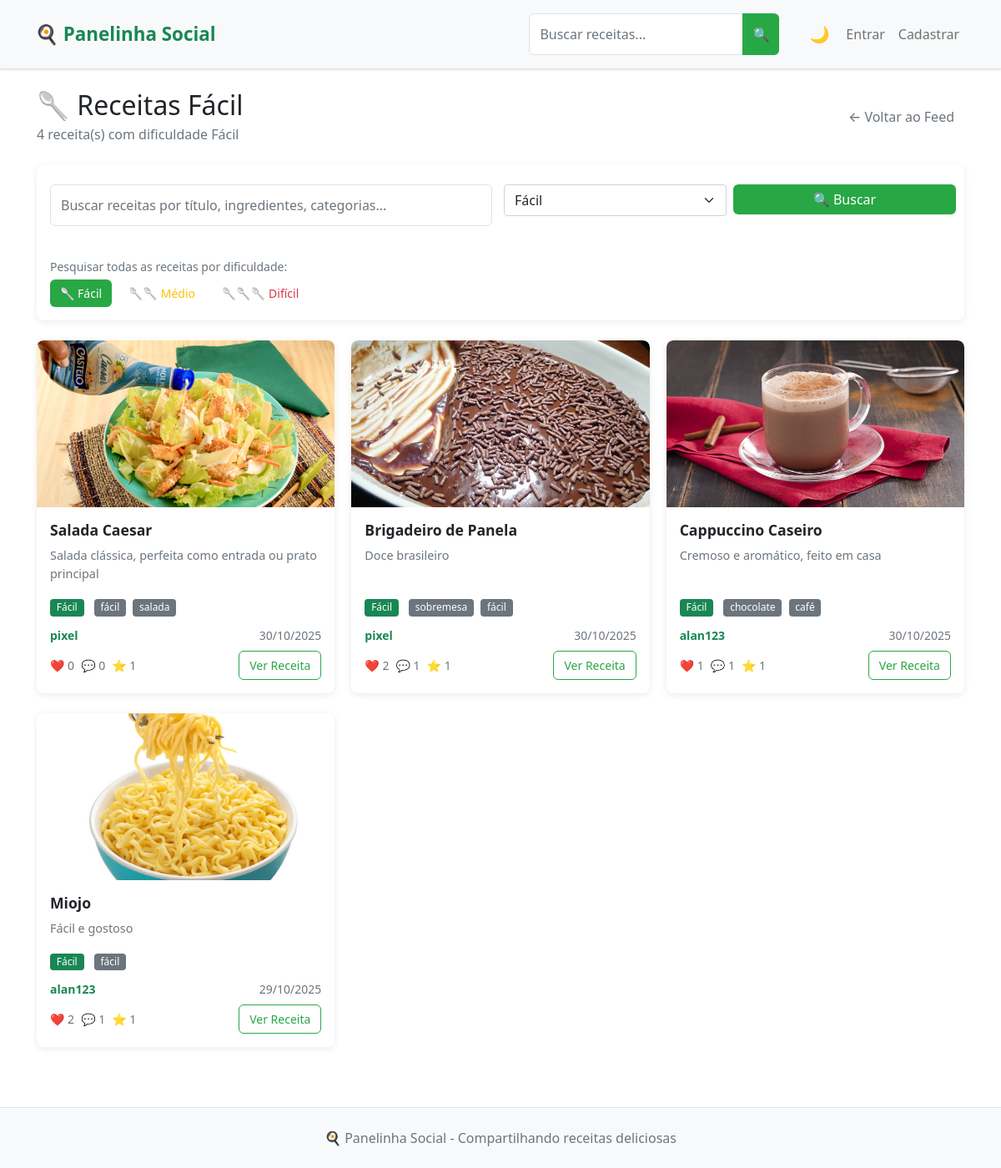
Before: /search?difficulty=Fácil with the older database file.
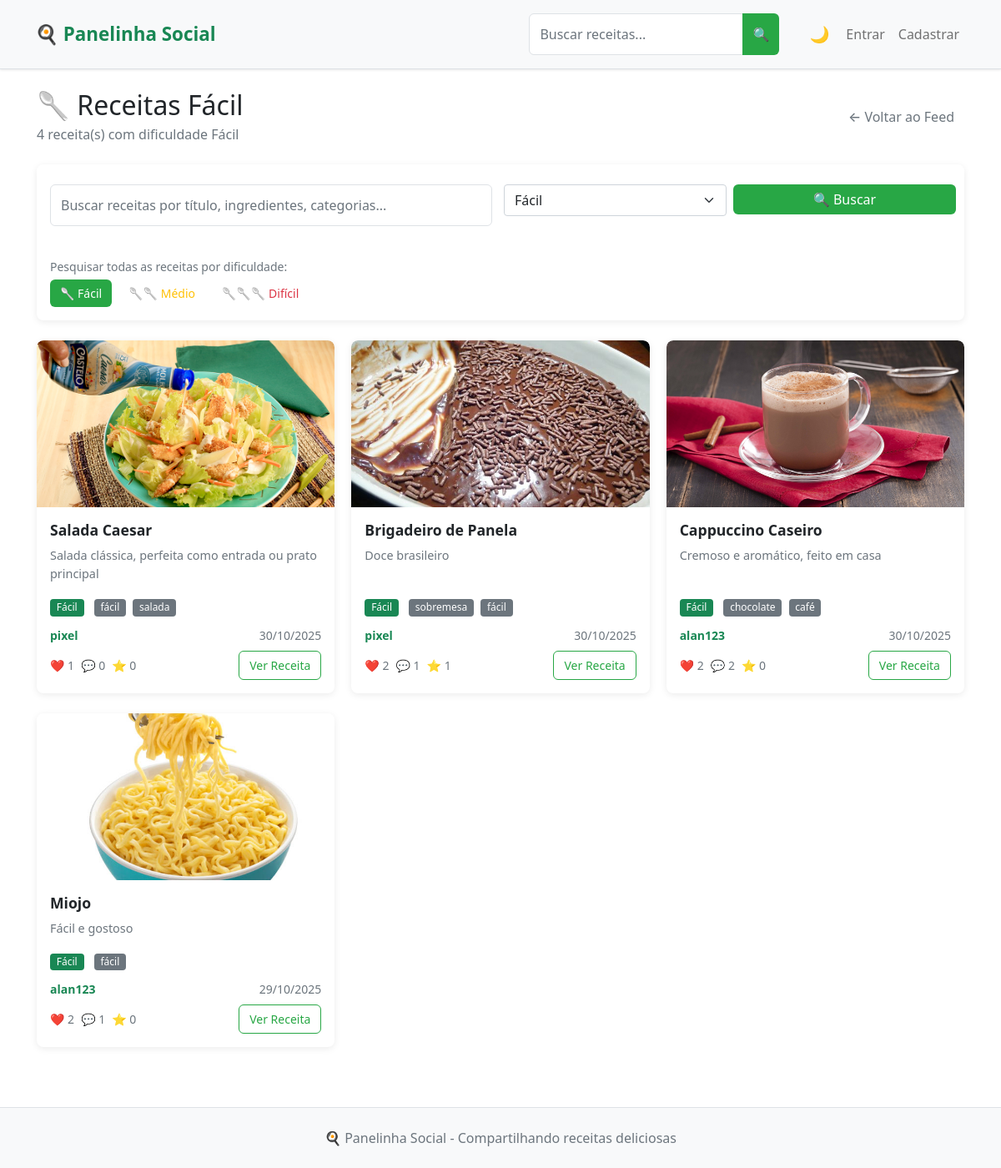
After: the same page with the newer database file.
### app.py (models this page shows, shortened)
class Recipe(db.Model):
    __tablename__ = 'recipe'
    id = db.Column(db.Integer, primary_key=True)
    title = db.Column(db.String(100), nullable=False, index=True)
    description = db.Column(db.Text)
    ingredients = db.Column(db.Text)
    steps = db.Column(db.Text)
    image = db.Column(db.String(200))
    categories = db.Column(db.String(200))
    difficulty = db.Column(db.String(20), nullable=False, default='Fácil', index=True)  # NOVO CAMPO
    is_draft = db.Column(db.Boolean, default=False, index=True)
    created_at = db.Column(db.DateTime, default=datetime.utcnow, index=True)
    updated_at = db.Column(db.DateTime, default=datetime.utcnow, onupdate=datetime.utcnow)
    views = db.Column(db.Integer, default=0, index=True)
    user_id = db.Column(db.Integer, db.ForeignKey('user.id'), nullable=False, index=True)
    likes = db.relationship('Like', backref='recipe', lazy='select')
    comments = db.relationship('Comment', backref='recipe', lazy='select')
    saved_by = db.relationship('SavedRecipe', backref='recipe', lazy='select')
    def like_count(self):
        if hasattr(self, '_like_count'):
            return self._like_count
        return len(self.likes)
    def comment_count(self):
        if hasattr(self, '_comment_count'):
            return self._comment_count
        return len(self.comments)
    def saved_count(self):
        if hasattr(self, '_saved_count'):
            return self._saved_count
        return len(self.saved_by)  # Mudado para len()

class User(UserMixin, db.Model):
    __tablename__ = 'user'
    id = db.Column(db.Integer, primary_key=True)
    username = db.Column(db.String(64), unique=True, nullable=False, index=True)
    email = db.Column(db.String(120), unique=True, nullable=False, index=True)
    password_hash = db.Column(db.String(128))
    bio = db.Column(db.Text)
    profile_picture = db.Column(db.String(200))
    created_at = db.Column(db.DateTime, default=datetime.utcnow)
    recipes = db.relationship('Recipe', backref='author', lazy='select')
    likes = db.relationship('Like', backref='user', lazy='select')
    comments = db.relationship('Comment', backref='user', lazy='select')
    saved_recipes = db.relationship('SavedRecipe', backref='user', lazy='select')

### app.py (the view, shortened to what this page needs)
@app.route('/search')
def search():
    query = request.args.get('q', '').strip()
    difficulty = request.args.get('difficulty', '')
    page = request.args.get('page', 1, type=int)
    per_page = 12
    filters = [Recipe.is_draft == False]
    if difficulty:
        filters.append(Recipe.difficulty == difficulty)
    recipes_query = Recipe.query.filter(*filters).order_by(Recipe.created_at.desc())
    recipes_pagination = recipes_query.paginate(
        page=page, per_page=per_page, error_out=False
    )
    recipes = get_recipes_with_counts(recipes_pagination.items)
    if query and difficulty:
        title = f'Busca: "{query}" + {difficulty}'
    elif query:
        title = f'Busca: "{query}"'
    elif difficulty:
        title = f'Dificuldade: {difficulty}'
    else:
        title = 'Todas as Receitas'
    return render_template('search.html',
                         title=title,
                         recipes=recipes,
                         query=query,
                         difficulty=difficulty,
                         pagination=recipes_pagination)

### templates/search.html (shortened to what the changed rows need)
{% extends "base.html" %}
{% block content %}
<div class="row">
    <div class="col-12">
        <div class="d-flex justify-content-between align-items-center mb-4">
            <div>
                <h2 class="mb-1">
                    {% if query %}
                        🔍 Resultados para "{{ query }}"
                    {% elif difficulty %}
                        🥄 Receitas {{ difficulty }}
                    {% else %}
                       🔍 Todas as Receitas
                    {% endif %}
                </h2>
            </div>
        </div>
        {% if recipes %}
            <div class="row">
                {% for recipe in recipes %}
                    <div class="col-md-6 col-lg-4 mb-4">
                        <div class="card h-100 recipe-card">
                            {% if recipe.image %}
                                <img src="{{ url_for('static', filename='uploads/' + recipe.image) }}"
                                     class="card-img-top"
                                     style="height: 200px; object-fit: cover;"
                                     alt="{{ recipe.title }}">
                            {% else %}
                                <div class="card-img-top bg-light d-flex align-items-center justify-content-center"
                                     style="height: 200px;">
                                    <span class="text-muted display-6">📷</span>
                                </div>
                            {% endif %}
                            <div class="card-body d-flex flex-column">
                                <h5 class="card-title">{{ recipe.title }}</h5>
                                <p class="card-text text-muted flex-grow-1">
                                    {{ recipe.description[:100] }}{% if recipe.description|length > 100 %}...{% endif %}
                                </p>
                                <div class="mb-2">
                                    <span class="badge
                                        {% if recipe.difficulty == 'Fácil' %}bg-success
                                        {% elif recipe.difficulty == 'Médio' %}bg-warning
                                        {% else %}bg-danger{% endif %} me-2">
                                        {{ recipe.difficulty }}
                                    </span>
                                    {% if recipe.categories %}
                                        {% for category in recipe.categories.split(',')[:2] %}
                                            <span class="badge bg-secondary me-1 mb-1">{{ category.strip() }}</span>
                                        {% endfor %}
                                    {% endif %}
                                </div>
                                <div class="mt-auto">
                                    <div class="d-flex justify-content-between align-items-center text-muted mb-2">
                                        <small>
                                            <strong class="text-success">{{ recipe.author.username }}</strong>
                                        </small>
                                        <small>{{ recipe.created_at.strftime('%d/%m/%Y') }}</small>
                                    </div>
                                    <div class="d-flex justify-content-between align-items-center">
                                        <div class="d-flex gap-2 text-muted">
                                            <small>❤️ {{ recipe.like_count() }}</small>
                                            <small>💬 {{ recipe.comment_count() }}</small>
                                            <small>⭐ {{ recipe.saved_count() }}</small>
                                        </div>
                                        <a href="{{ url_for('recipe_detail', recipe_id=recipe.id) }}"
                                           class="btn btn-outline-success btn-sm">
                                            Ver Receita
                                        </a>
                                    </div>
                                </div>
                            </div>
                        </div>
                    </div>
                {% endfor %}
            </div>
        {% endif %}
    </div>
</div>
{% endblock %}

Changed rows visible on the page:
changed Recipe "Salada Caesar": like_count "0" → "1"; saved_count "1" → "0"
changed Recipe "Cappuccino Caseiro": like_count "1" → "2"; comment_count "1" → "2"; saved_count "1" → "0"
changed Recipe "Miojo": saved_count "1" → "0"
